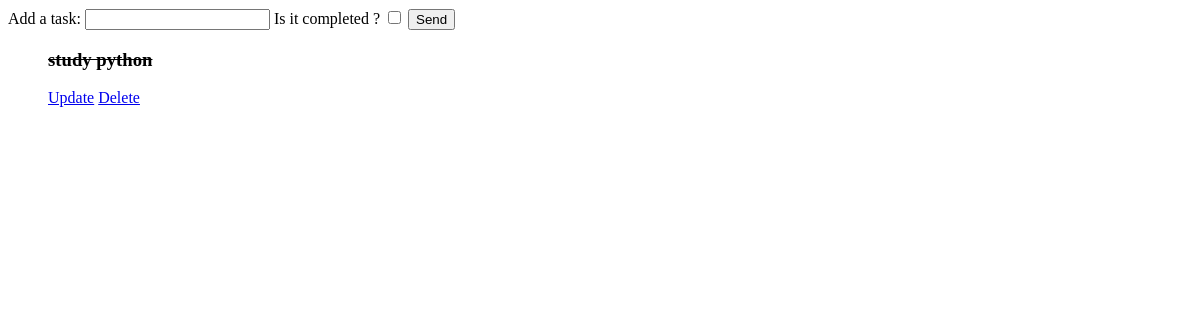
The app's page /, older data.
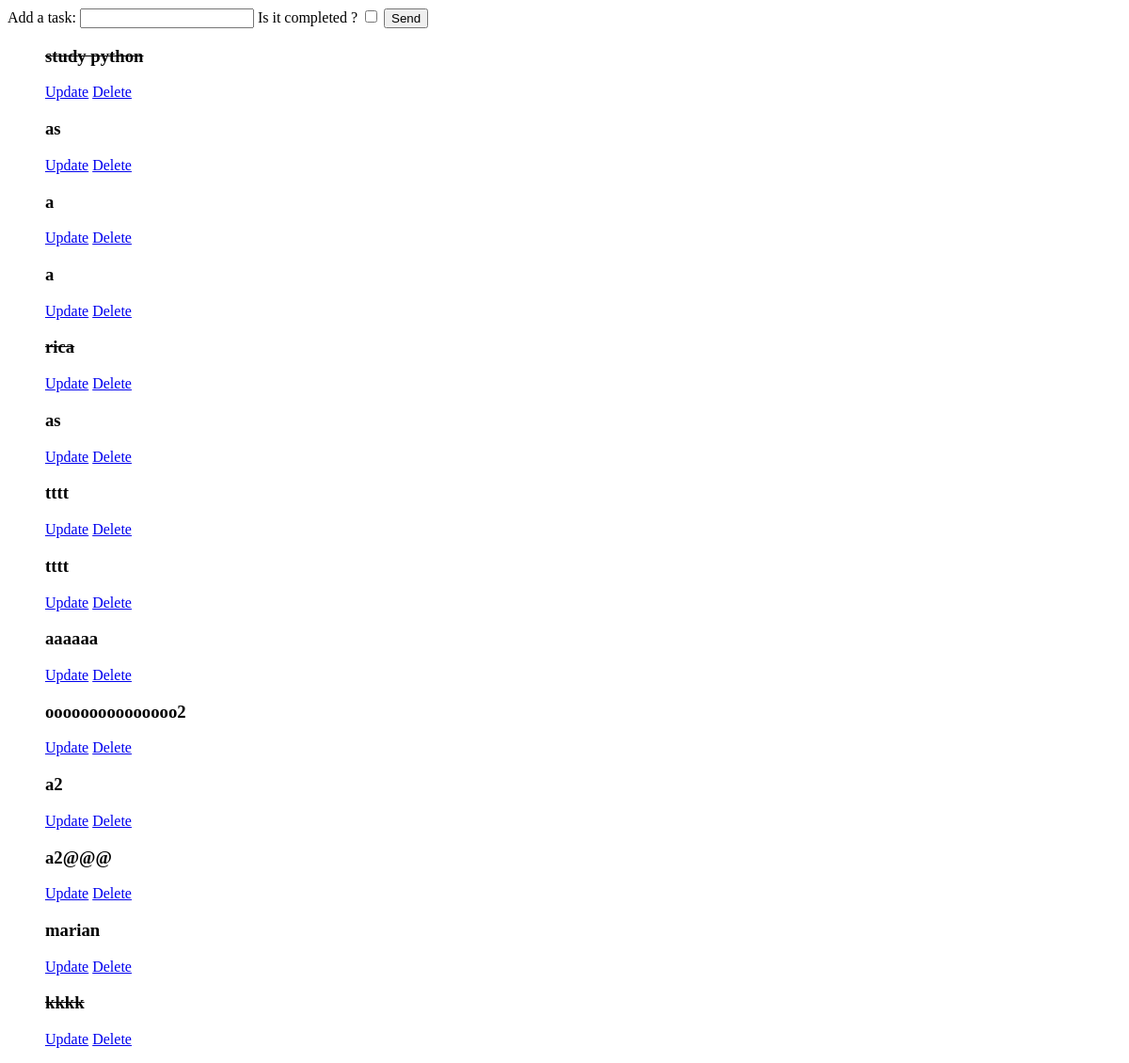
The same page, newer data.
### to_do/models.py (models this page shows, shortened)
class Task(models.Model):
    title = models.CharField(max_length=200)
    complete = models.BooleanField()
    created = models.DateTimeField(auto_now_add=True)

### to_do/views.py (the view)
# urls.py: path('', views.index, name='index'),
def index(request):
    tasks = Task.objects.all()
    form = TaskForm()
    if request.method == 'POST':
        form = TaskForm(request.POST)
        print(request.POST)
        if form.is_valid():
            form.save()
        return HttpResponseRedirect('/')
    return render(request, 'to_do/index.html', {
        'form': form,
        'tasks': tasks
    })

### to_do/forms.py
class TaskForm(forms.ModelForm):
    class Meta:
        model = Task
        fields = ['title', 'complete']
        labels = {
            'title': 'Add a task',
            'complete': 'Is it completed ?'
        }

### to_do/templates/to_do/index.html (shortened to what this page needs)
<!DOCTYPE html>
<html lang="en">
<head>
</head>
<body>
    <form action="" method='POST'>
        {% for field in form %}
            {{ field.label_tag }}
            {{ field}}
        {% endfor %}
        <button type='submit'>Send</button>
    </form>
    <ul>
    {% for row in tasks %}
        {% if row.complete == True%}
            <strike><h3>{{ row.title }}</h3></strike>
        {% else %}
            <h3>{{ row.title }}</h3>
        {% endif %}
        <a href="{% url 'update' row.id %}">Update</a>
        <a href="{% url 'delete' row.id %}">Delete</a>
    {% endfor %}
    </ul>
</body>
</html>

Row changes from the older to the newer data that the page shows:
added Task: title "as"
added Task: title "a"
added Task: title "a"
added Task: title "rica"
added Task: title "as"
added Task: title "tttt"
added Task: title "tttt"
added Task: title "aaaaaa"
added Task: title "ooooooooooooooo2"
added Task: title "a2"
added Task: title "a2@@@"
added Task: title "marian"
added Task: title "kkkk"
